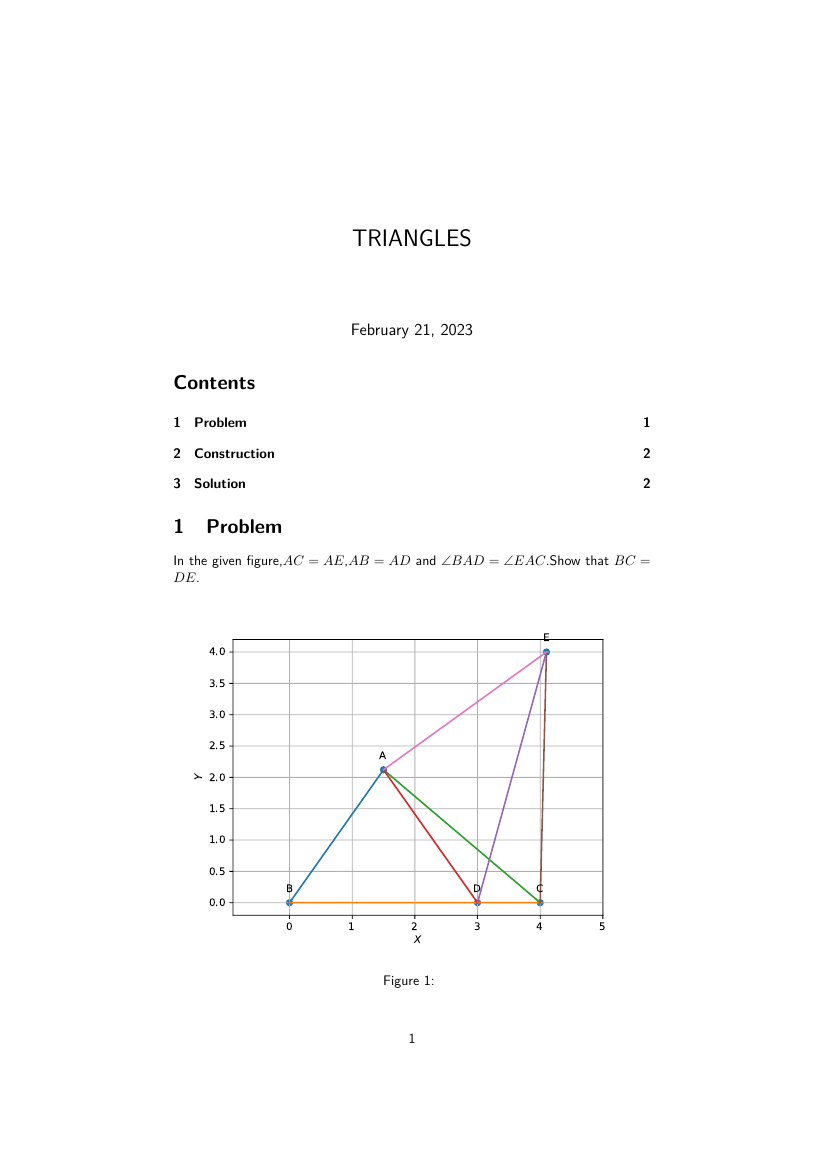

Source code (Python):
import math
import numpy as np
import matplotlib.pyplot as plt
from numpy import linalg as  LA
import subprocess
import shlex

#construction of triangle
r=3
b=4
b1=3
theta1= np.pi/3
theta2=np.pi/4

A=r*np.array(([np.cos(theta1),np.sin(theta2)]))
B=np.array(([0,0]))
e1=np.array(([1,0]))
C=b*e1 
D=b1*e1
E=np.array([4.1,4])

#generating a line
def line_gen(A,B):
    len=10
    dim = A.shape[0]
    x_AB = np.zeros((dim,len))
    lam_1 = np.linspace(0,1,len)
    for i in range(len):
        temp1 = A + lam_1[i]*(B-A)
        x_AB[:,i] = temp1.T
    return x_AB
#generating all lines
X_AB=line_gen(A,B)
X_CB=line_gen(C,B)
X_CA=line_gen(C,A)
X_DA=line_gen(D,A)
X_DE=line_gen(D,E) 
X_CE=line_gen(C,E)
X_AE=line_gen(A,E)
#plotting all lines
plt.plot(X_AB[0,:],X_AB[1,:])
plt.plot(X_CB[0,:],X_CB[1,:])
plt.plot(X_CA[0,:],X_CA[1,:])
plt.plot(X_DA[0,:],X_DA[1,:])
plt.plot(X_DE[0,:],X_DE[1,:])
plt.plot(X_CE[0,:],X_CE[1,:])
plt.plot(X_AE[0,:],X_AE[1,:])

#Direction vectors
m_1 = A-B
m_2 = C-B
m_3 = C-A
m_4 = D-A
m_5 = D-E
m_6 = A-E
#finding angles

f1 = np.linalg.norm(A-B)
f2 = np.linalg.norm(A-C)
e2 = np.linalg.norm(A-D)
e3 = np.linalg.norm(A-E)
dp1 = np.dot(m_1/f1,m_3/f2)
dp2 = np.dot(m_4/e2,m_6/e3)
f3 = np.linalg.norm(D-E)
f4 = np.linalg.norm(B-C)
#proving the triangles are congruent
if (m_1.all()==m_4.all()) and (round(dp1) == round(dp2)) and (m_3.all()==m_6.all()):
	print("(i)∆ ABC ≅ ∆ ADE")
if round(f3)==round(f4):
   print("(ii) BC=DE")  
#Labeling the coordinates
tri_coords =np.vstack((B,C,D,A,E)).T

plt.scatter(tri_coords[0,:],tri_coords[1,:])
vert_labels = ['B','C','D','A','E']
for i,txt in enumerate(vert_labels):
	plt.annotate(txt,
			(tri_coords[0,i],tri_coords[1,i]),
			textcoords="offset points",
			xytext=(0,10),
			ha='center')

plt.xlabel('$X$')
plt.ylabel('$Y$')
plt.grid()
plt.axis('equal')

plt.show()
plt.savefig('/sdcard/Download/codes/lines/9.7.1.6/fig/fig.pdf')
